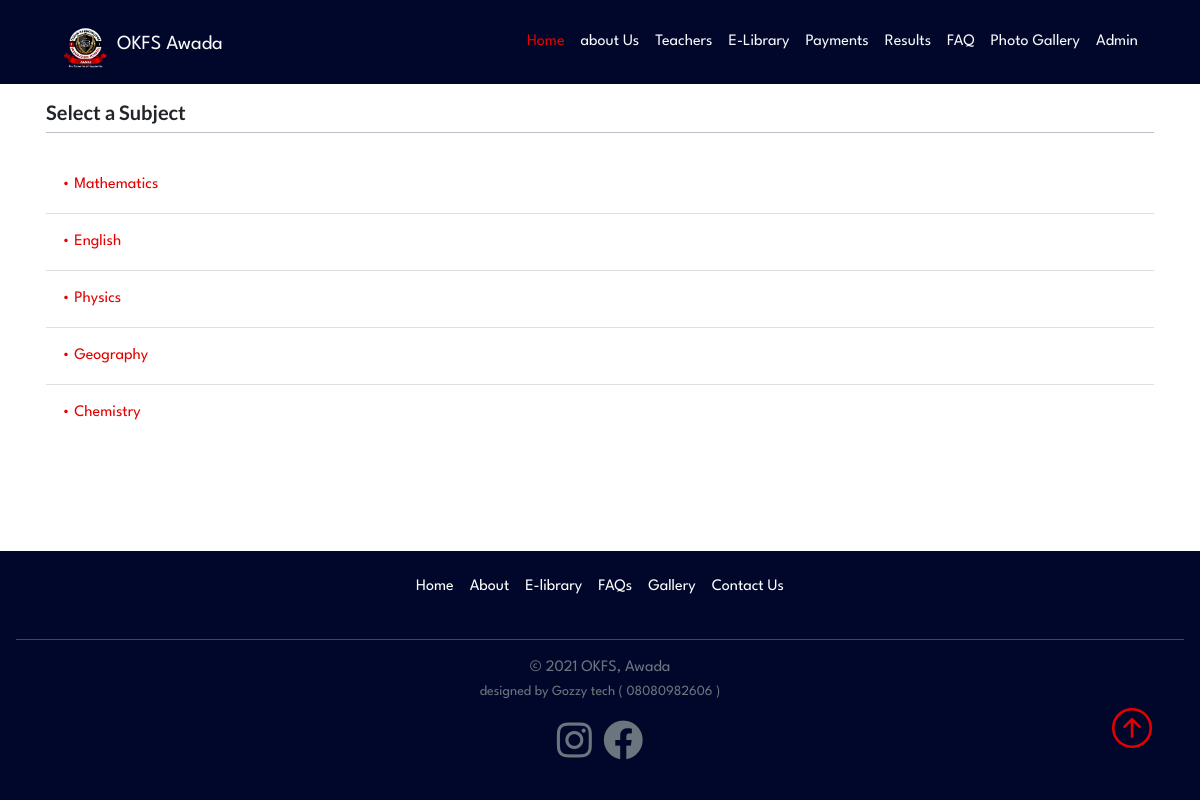
The app's page /Elibrary/, older data.
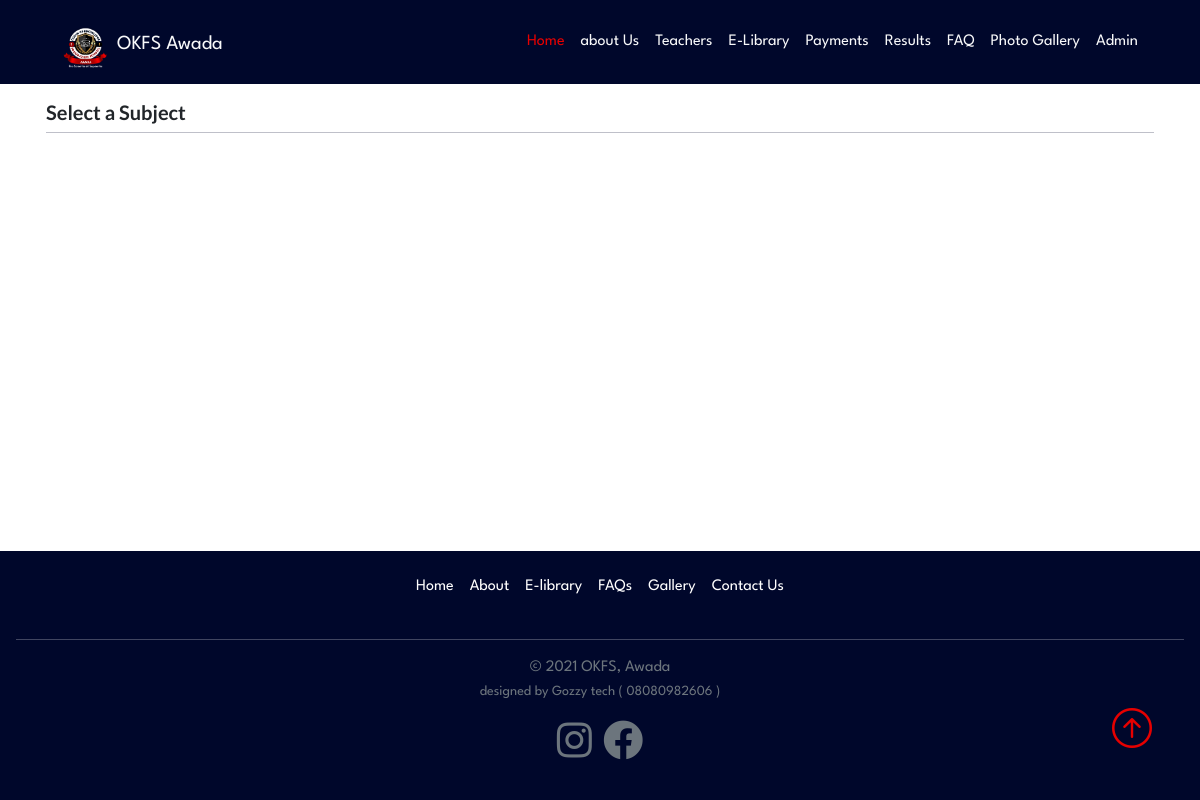
The same page, newer data.
### Elibrary/models.py (models this page shows, shortened)
class Subject(models.Model):
	Sub= models.CharField(max_length= 200, blank=True)
	Icon=models.ImageField(upload_to='assets', blank=True)

### Elibrary/views.py (the view)
# urls.py: path('', category_view, name='subjects'),
def category_view(request):
	queryset= Subject.objects.all()
	context = {
		"subjects": queryset,
    }
	return render(request, "Subjects.html", context)

### Elibrary/templates/Subjects.html
{% extends 'base.html' %}
{% block content %}
<section>
      <div class = "container p-3">
 	<ul class="list-group-flush p-0">
 	     <h5 class=" text-dark  h5 fw-bold">Select a Subject</h5>
        <hr class="mt-0 mb-4" >
{% for subject in subjects %}
  <li class="list-group-item d-flex justify-content-between align-items-center">
  <div class="my-2">
       <a href="{% url 'Elibrary:ebooklist' subject.id %}" class="text-decoration-none">• {{ subject.Sub }}</a>
    </div>
        </li>
        {% endfor %}
      </ul>
      </div>
     </section>
{% endblock %}

Row changes from the older to the newer data that the page shows:
removed Subject: Sub "Mathematics"
removed Subject: Sub "English"
removed Subject: Sub "Physics"
removed Subject: Sub "Geography"
removed Subject: Sub "Chemistry"
